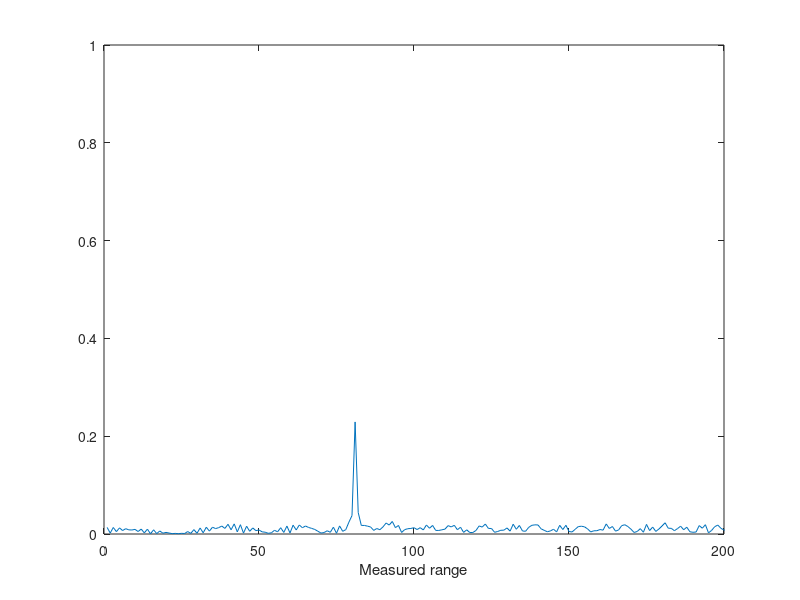
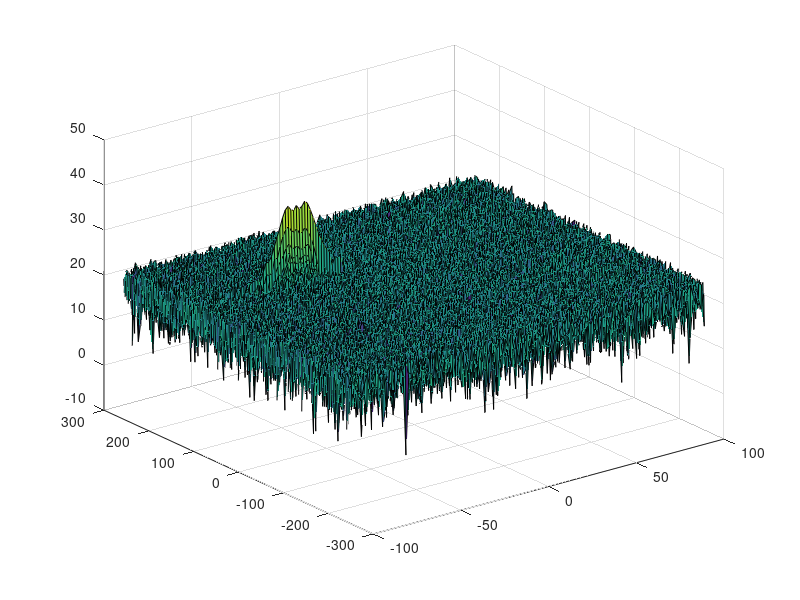

Reproduce these figures in MATLAB, in order. (Note: this script raises an error after producing the figures.)
clear all
clc;

%% Radar Specifications 
% Frequency of operation = 77GHz
fc = 77e9;
% Max Range = 200m
R_max = 200;
% Range Resolution = 1 m
d_res = 1;
% Max Velocity = 100 m/s
max_velocity = 100;
% speed of light = 3e8
c = 3e8;

%% User Defined Range and Velocity of target
d0 = 80; % Initial position
v0 = -50; % Initial velocity
 
%% FMCW Waveform Generation
% Bandwidth -> lesson 3.1
B_sweep = c/(2*d_res);
% Chirp time -> lesson 3.2
T_chirp = 5.5*2*R_max/c;
% Slop of chirp -> lesson 2.4
slope = B_sweep/T_chirp;   

% The Number of chirp on each sequence
Nd=128;                   
%The number of samples on each chirp. 
Nr=1024;                  
% Total time for samples
t=linspace(0,Nd*T_chirp,Nr*Nd); 

% Create empty vector to store parameters
Tx=zeros(1,length(t)); %transmitted signal
Rx=zeros(1,length(t)); %received signal
Mix = zeros(1,length(t)); %beat signal

r_t=zeros(1,length(t)); % range covered
td=zeros(1,length(t)); % time delay

%% Signal generation and Moving Target simulation
% Running the radar scenario over the time. 

for i=1:length(t)         
    
    %For each timestamp update the Range of the Target for constant velocity. 
    r_t(i) = d0 + v0*t(i);
    td(i) = 2*r_t(i)/c;
    %For each time sample, update the transmitted and received signal. 
    Tx(i) = cos(2*pi*(fc*t(i)+slope*t(i)^2/2));
    Rx(i) = cos(2*pi*(fc*(t(i)-td(i)) + (slope*(t(i)-td(i))^2)/2));
    
    %Mixing the Transmit and Receive generate the beat signal
    %This is done by element wise matrix multiplication of Transmit and
    %Receiver Signal
    Mix(i) = Tx(i) .* Rx(i);
    
end

%% RANGE MEASUREMENT
% Perform FFT on the beat signal along the range bins dimension (Nr)
sig_fft = abs(fft(Mix,Nr)./Nr); % FFT + absolute value + normalization
sig_fft = sig_fft(1:(Nr/2)); % Remove symmetric part of FFT signal

% Plot FFT output 
figure('Name','FFT Output Plot'),
plot(sig_fft);
axis ([0 200 0 1]);
xlabel('Measured range');

%% RANGE DOPPLER RESPONSE
% Reshape the vector into Nr*Nd array. 
Mix=reshape(Mix,[Nr,Nd]);

% 2D FFT using the FFT size for both dimensions.
sig_fft2 = fft2(Mix,Nr,Nd);

% Taking just one side of signal from Range dimension.
sig_fft2 = sig_fft2(1:Nr/2,1:Nd);
sig_fft2 = fftshift (sig_fft2);
RDM = abs(sig_fft2);
RDM = 10*log10(RDM) ;

%use the surf function to plot the output of 2DFFT and to show axis in both
%dimensions
doppler_axis = linspace(-100,100,Nd);
range_axis = linspace(-200,200,Nr/2)*((Nr/2)/400);
figure('Name','Range Doppler Map'),
surf(doppler_axis,range_axis,RDM);

%% CFAR implementation
% Define the number of Training Cells in both the dimensions
Tcr = 10;
Tcd = 4;

% Define the number of Guard Cells in both dimensions around the Cell under 
% test (CUT) for accurate estimation
Gcr = 5;
Gcd = 2;

% Offset the threshold by SNR value in dB
offset = 1.4;

%Create a vector to store noise_level for each iteration on training cells
noise_level = zeros(Nr/2-2*(Tcd+Gcd),Nd-2*(Tcr+Gcr));

% Select the grid that includes the training, guard and test cells
grid_size = (2*Tcr+2*Gcr+1)*(2*Tcd+2*Gcd+1); % lesson 4.5

% Total number of training Cells -> lesson 4.5
num_train_cell = grid_size - (2*Gcr+1)*(2*Gcd+1);

% Create an empty matrix to store detected signal 
CFAR_sig = zeros(size(RDM));

% Design a loop to slides the CUT across range doppler map
for i = 1:(Nr/2-2*(Gcd+Tcd))
    for j = 1:(Nd-2*(Gcr+Tcr))
        
        % Convert the value from logarithmic to linear
        train_cell_patch = db2pow(RDM(i:i+2*(Tcd+Gcd),j:j+2*(Gcr+Tcr)));
        train_cell_patch(Tcd+1:end-Tcd,Tcr+1:end-Tcr) = 0;
        
        % Mean of the sum the signal level with all the training cell
        mean_train_cell = sum(train_cell_patch,'all')/num_train_cell;
        
        % Convert back to logarithmic dB
        noise_level(i,j) = pow2db(mean_train_cell);
        
        % Dynamic threshold of current training patch
        threshold = noise_level(i,j)*offset;
        
        % Filter the noise with dynamic threshold of current patch
        if RDM(i+(Tcd+Gcd),j+(Tcd+Gcr)) > threshold
            CFAR_sig(i+(Tcd+Gcd),j+(Tcd+Gcr)) = 1;
        else
            CFAR_sig(i+(Tcd+Gcd),j+(Tcd+Gcr)) = 0;
        end
    end
end

% Plot the detected signal after CFAR applied
figure('Name','CA-CFAR Filtered RDM'),
surf(doppler_axis,range_axis,CFAR_sig);
colorbar;